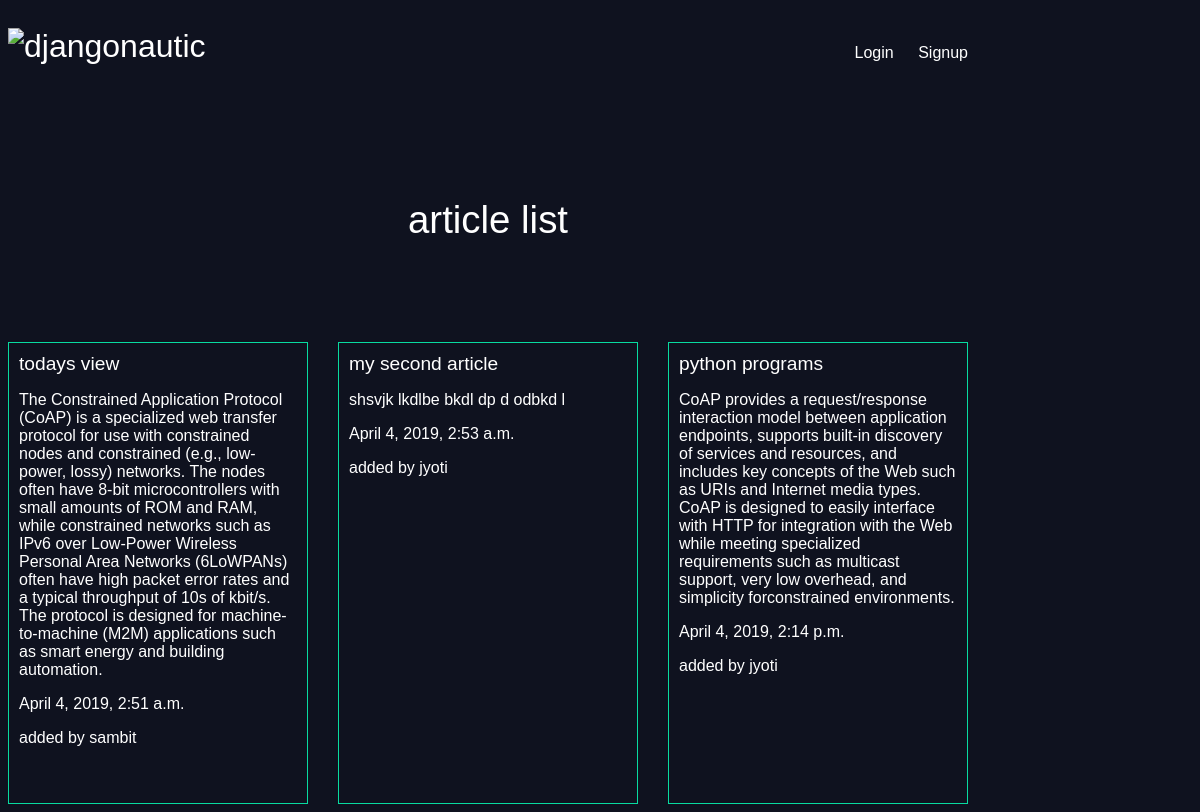
The app's page /articles/ with its own data.
### articles/models.py (models this page shows)
class Article(models.Model):
	title=models.CharField(max_length=100)
	slug=models.SlugField()
	body=models.TextField()
	date=models.DateTimeField(auto_now_add=True)
	thumb=models.ImageField(default='default.jpg',blank=True)
	author=models.ForeignKey(User,on_delete=models.PROTECT,default=None)

### articles/views.py (the view)
# urls.py: path('',views.article_list,name="list"),
def article_list(request):
	articles=Article.objects.all().order_by('date')
	return render(request,'articles/article_list.html',{'articles':articles})

### articles/templates/articles/article_list.html
{% extends 'base_layout.html'%}
{%block content%}
<h1>article list</h1>
<div class="articles">
{% for article in articles  %}
<div class="article">
<h2> <a href="{% url 'articles:detail' slug=article.slug %}"> {{article.title}}</a></h2>
     <p>{{article.body}}</p>
     <p>{{article.date}}</p>
     <p class="author">added by  {{article.author.username}}</p>
</div>
{% endfor %}
</div>
</body>
</html>
{%endblock%}

### templates/base_layout.html (shortened to what this page needs)
{% load static from staticfiles %}
<!DOCTYPE html>
<html>
<head>
	<link rel="stylesheet" type="text/css" href="{% static 'style.css'%}">
</head>
<body>
<header class="wrapper">
<h1> <a href="{% url 'home'%}"><img src="{% static "logo.png"%}" alt="djangonautic"></a></h1>
<nav>
<ul>
{% if user.is_authenticated%}
<li>
<form class="logout-link" action="{% url 'accounts:logout'%}" method="post">
{% csrf_token%}
<button type="submit"> Logout</button>
</form>
</li>
<li><a href="{% url 'articles:create'%}" class="highlight">New Article</a>
{% else%}
<li><a href="{% url 'accounts:login'%}">Login</a>
<li><a href="{% url 'accounts:signup'%}">Signup</a>
{% endif%}
</ul>
</nav>
</header>
<div class="wrapper">
{% block content %}
{% endblock%}
</body>
</html>

### assets/style.css (style rules this page uses)
body { background-color: #0f121f; background-image: url(img1.jpg); background-repeat: no-repeat; color:#fff; }
body { font-family: arial; }
h1,h2,h3,h4,h5 { font-weight: normal; margin: 0; }
a,a:hover,a:visited { color: #fff; text-decoration: none; }
.wrapper { max-width: 960px; margin: :0 auto; }
div.wrapper h1 { text-align: center; margin: 100px auto; font-size: 2.4em; }
header { display: grid; grid-template-columns:1fr 1fr; padding: 20px 0; }
nav { justify-self:end; justify-content: end; }
nav li { display: inline; margin-left: 20px; }
.articles { display: grid; grid-template-columns:1fr 1fr 1fr; grid-gap:30px; }
.article { padding: 10px; border: 1px solid #08dba0; position: relative; padding-bottom:40px; }
.article h2 { font-size: 1.2em; }

### records on screen
Article: title "todays view", body "The Constrained Application Protocol (CoAP) is a specialized web transfer protocol for use with constrained nodes and constrained (e.g., low-power, lossy) networks. The nodes often have 8-bit microcontrollers with small amounts of ROM and RAM, while constrained networks such as IPv6 over Low-Power Wireless Personal Area Networks (6LoWPANs) often have high packet error rates and a typical throughput of 10s of kbit/s. The protocol is designed for machine-to-machine (M2M) applications such as smart energy and building automation.", date "April 4, 2019, 2:51 a.m.", author.username "sambit"
Article: title "my second article", body "shsvjk lkdlbe bkdl dp d odbkd l", date "April 4, 2019, 2:53 a.m.", author.username "jyoti"
Article: title "python programs", body "CoAP provides a request/response interaction model between application endpoints, supports built-in discovery of services and resources, and includes key concepts of the Web such as URIs and Internet media types. CoAP is designed to easily interface with HTTP for integration with the Web while meeting specialized requirements such as multicast support, very low overhead, and simplicity forconstrained environments.", date "April 4, 2019, 2:14 p.m.", author.username "jyoti"
